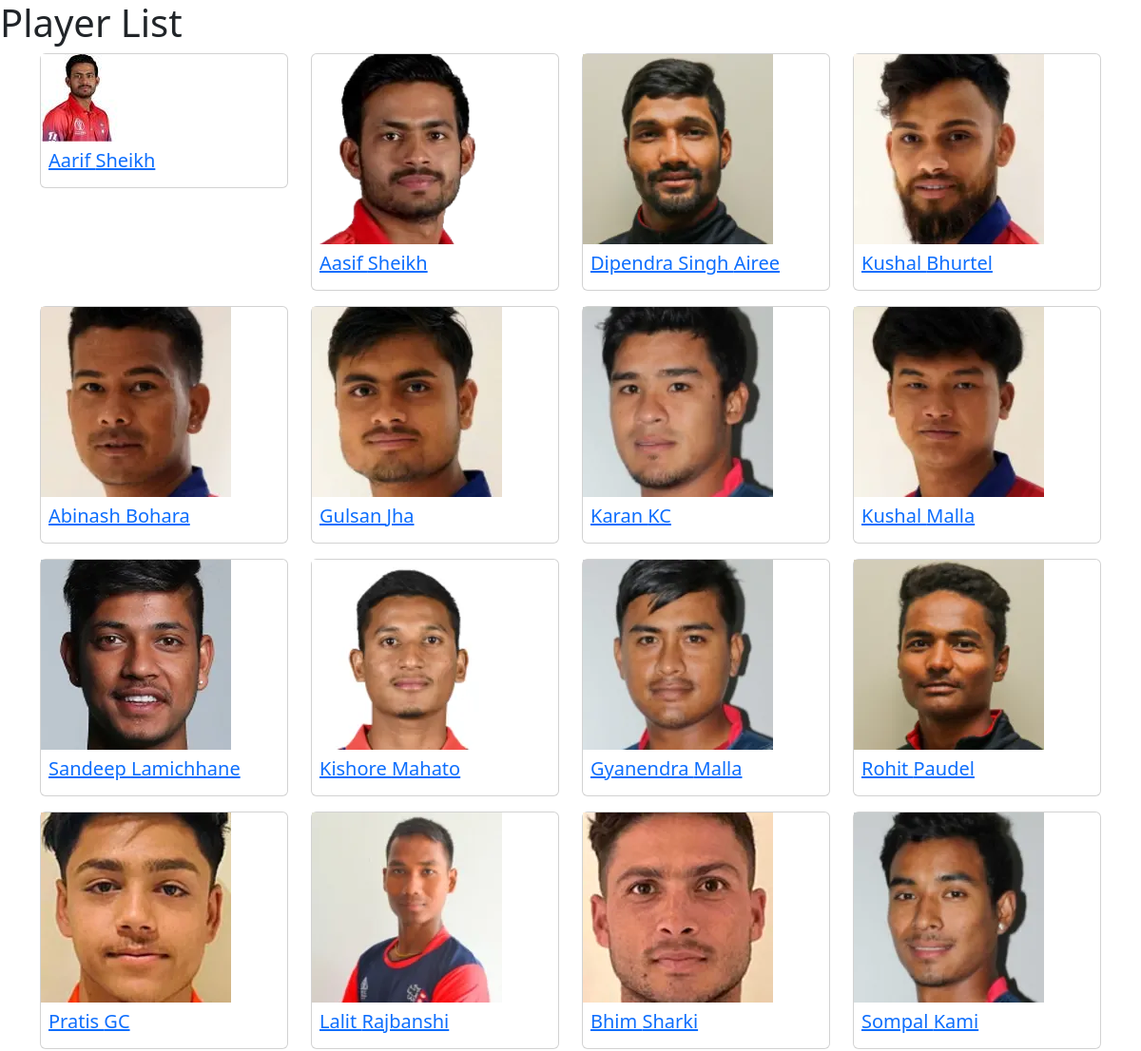
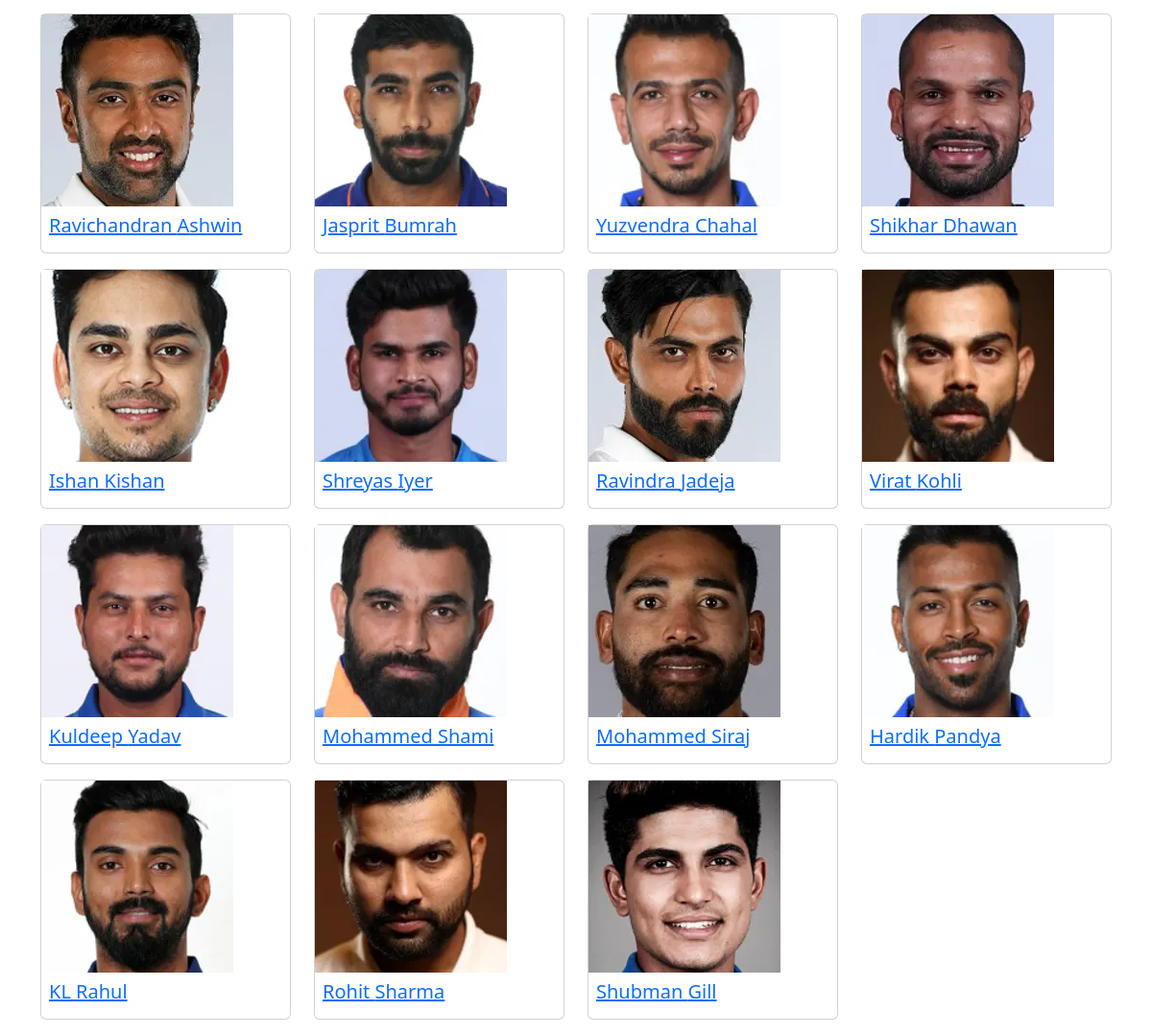
Screenshot of /cricket/players/ with the database file from the repository (2 pictures, top to bottom).
### cricket/models.py (models this page shows, shortened)
class Player(models.Model):
    first_name = models.CharField(max_length=50)
    last_name = models.CharField(max_length=50)
    date_of_birth = models.DateField()
    country = models.CharField(max_length=50)
    batting_hand = models.CharField(max_length=20)
    bowling_style = models.CharField(max_length=50)
    player_image = models.ImageField(upload_to=player_image_path, null=True, blank=True)
    team = models.ForeignKey('Team', on_delete=models.CASCADE, related_name='players_of_team')

### cricket/views.py (the view)
# urls.py: path('players/', views.players_view, name='players'),
def players_view(request):
    players = Player.objects.all()
    return render(request, 'cricket/players.html', {"players":players})

### cricket/templates/cricket/players.html (shortened to what this page needs)
<!DOCTYPE html>
<html>
<head>
    <link href="https://cdn.jsdelivr.net/npm/bootstrap@5.3.2/dist/css/bootstrap.min.css" rel="stylesheet">
</head>
<body>
    <h1>Player List</h1>
    <div class="container">
        <div class="row">
            {% for player in players %}
            <div class="col-md-3 col-6 mb-3">
                <div class="card">
                    <a href="{% url 'player_detail' player.id %}">
                        <img src = "{{player.player_image.url}}" />
                        <div class="p-2">
                            <h5>{{ player.first_name }} {{ player.last_name }}</h5>
                        </div>
                    </a>
                </div>
            </div>
            {% endfor %}
        </div>
    </div>
</body>
</html>

### rows the page displays
Player: player_image (picture), first_name "Aarif", last_name "Sheikh"
Player: player_image (picture), first_name "Aasif", last_name "Sheikh"
Player: player_image (picture), first_name "Dipendra Singh", last_name "Airee"
Player: player_image (picture), first_name "Kushal", last_name "Bhurtel"
Player: player_image (picture), first_name "Abinash", last_name "Bohara"
Player: player_image (picture), first_name "Gulsan", last_name "Jha"
Player: player_image (picture), first_name "Karan", last_name "KC"
Player: player_image (picture), first_name "Kushal", last_name "Malla"
Player: player_image (picture), first_name "Sandeep", last_name "Lamichhane"
Player: player_image (picture), first_name "Kishore", last_name "Mahato"
Player: player_image (picture), first_name "Gyanendra", last_name "Malla"
Player: player_image (picture), first_name "Rohit", last_name "Paudel"
Player: player_image (picture), first_name "Pratis", last_name "GC"
Player: player_image (picture), first_name "Lalit", last_name "Rajbanshi"
Player: player_image (picture), first_name "Bhim", last_name "Sharki"
Player: player_image (picture), first_name "Sompal", last_name "Kami"
Player: player_image (picture), first_name "Ravichandran", last_name "Ashwin"
Player: player_image (picture), first_name "Jasprit", last_name "Bumrah"
Player: player_image (picture), first_name "Yuzvendra", last_name "Chahal"
Player: player_image (picture), first_name "Shikhar", last_name "Dhawan"
Player: player_image (picture), first_name "Ishan", last_name "Kishan"
Player: player_image (picture), first_name "Shreyas", last_name "Iyer"
Player: player_image (picture), first_name "Ravindra", last_name "Jadeja"
Player: player_image (picture), first_name "Virat", last_name "Kohli"
Player: player_image (picture), first_name "Kuldeep", last_name "Yadav"
Player: player_image (picture), first_name "Mohammed", last_name "Shami"
Player: player_image (picture), first_name "Mohammed", last_name "Siraj"
Player: player_image (picture), first_name "Hardik", last_name "Pandya"
Player: player_image (picture), first_name "KL", last_name "Rahul"
Player: player_image (picture), first_name "Rohit", last_name "Sharma"
Player: player_image (picture), first_name "Shubman", last_name "Gill"
